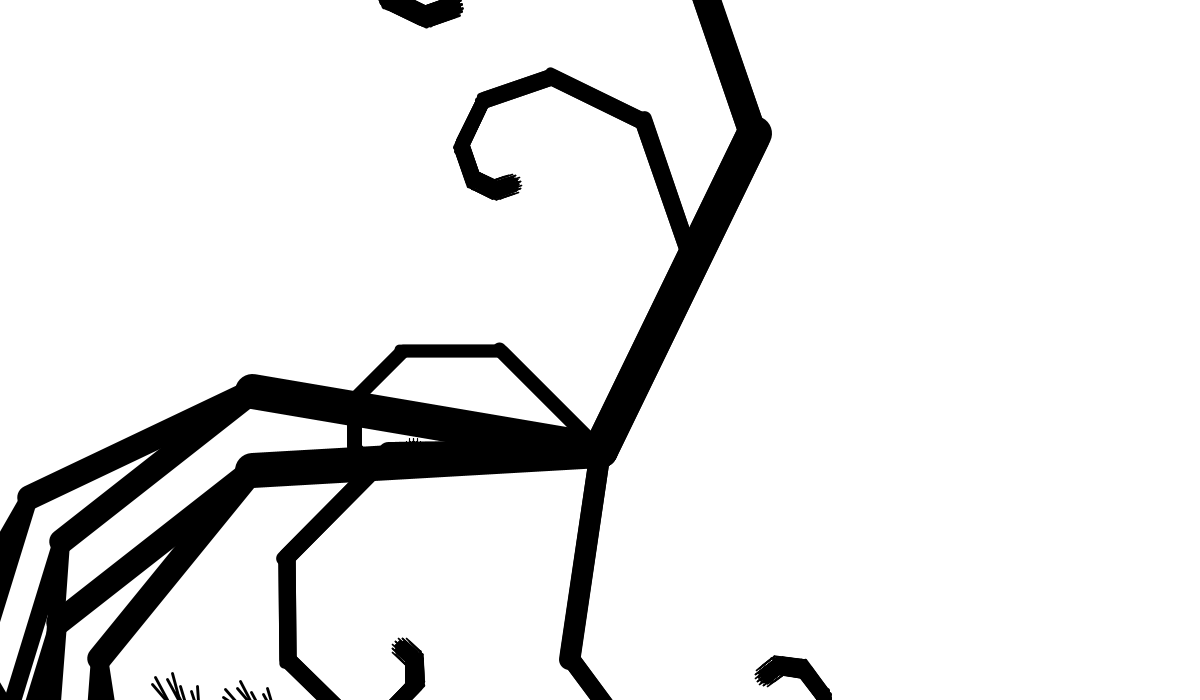
Frame 1 (no input)
Frame 60 (the mouse pressed at the canvas centre just before this capture): identical to frame 1, image omitted
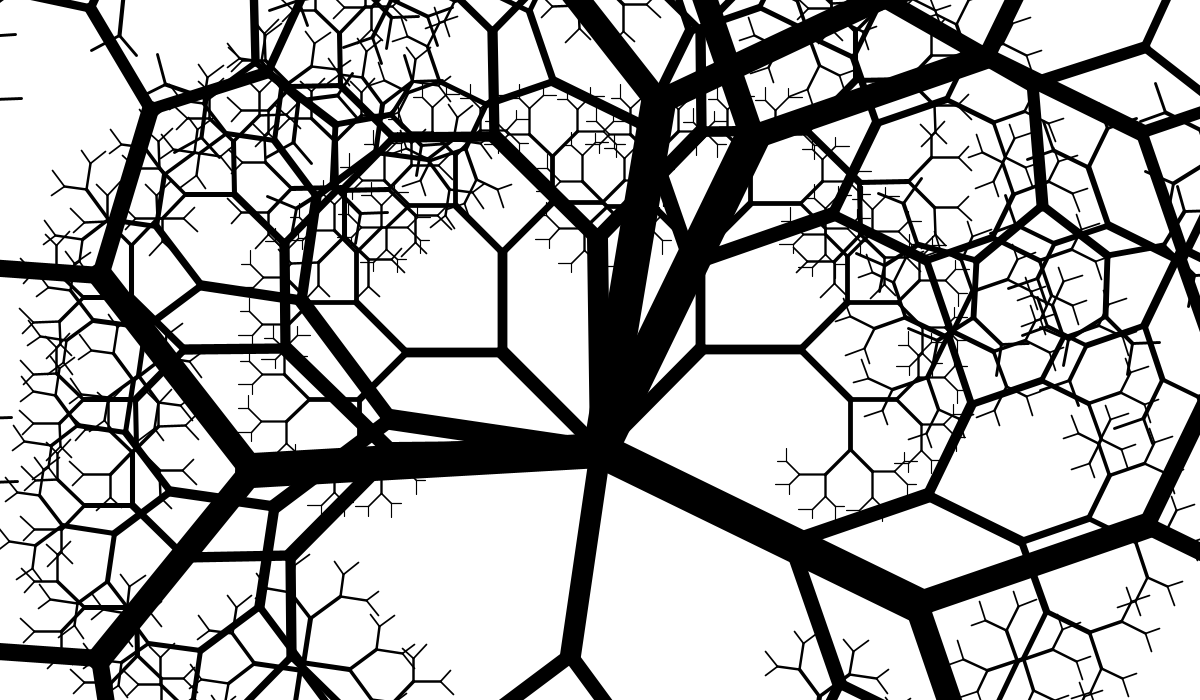
Frame 120 (the mouse held since frame 60 and released just before this capture)

The Processing sketch that drew these frames (run headless with seeded random() and noise(); from frame 60 on, the mouse is pressed at the canvas centre):

// Processing sketch: SimpleLTrees
// ── SimpleLTrees.pde
float proportion=2; 

void setup() {
  size(1200, 700);
}

void draw() {
  background(255);
  translate(width/2, height/2 + 100);
  strokeWeight(10);

    tree(1, 10, 200, proportion, map(mouseY , 0, height, 0, 90), map(mouseX, 0, width, 45, -45));
    rotate(180);
    tree(1, 10, 300, proportion, map(mouseY, 0, height, 0, 90), map(mouseX, 0, width, 45, -45));
    rotate(60);
    //translate(-100, -200);
    tree(1, 10, 500, proportion, map(mouseY , 0, height, 0, 90), map(mouseX , 0, width, 45, -45));
    //translate(100, 200);
     tree(1, 10, 300, proportion, map(mouseY, 0, height, 0, 90), map(mouseX, 0, width, 45, -45));
    //translate(200, -500);
    rotate(-90);
     tree(1, 10, 300, proportion, map(mouseY, 0, height, 0, 90), map(mouseX, 0, width, 45, -45));
     //rotate(-90);
     tree(1, 10, 500, proportion, map(mouseY + 50, 0, height, 0, 90), map(mouseX + 50, 0, width, 45, -45));
     //translate(width/2, 0);
     // tree(1, 10, 500, proportion, map(mouseY + 500, 0, height, 0, 90), map(mouseX + 50, 0, width, 45, -45));
    }

void mouseDragged(){
    proportion += float(mouseY - pmouseY)*0.1;
}
// ── tree.pde

void tree(int level, int max, float scale, float proportion, float angle, float deviation){
  level+=1;
  scale *= .7;

  if(level<max){
  strokeWeight(scale / 10);
   pushMatrix();
   L(angle + deviation);
   F(scale - proportion);
   tree(level, max, scale, proportion, angle, deviation);
   popMatrix();

  strokeWeight(scale/10);
   
   pushMatrix();
   R(angle - deviation);
   F(scale + proportion);
   tree(level, max, scale, proportion, angle, deviation);
   popMatrix();
  }
}

void F(float length){
  line(0,0, 0, -length);
  translate(0, -length);
}

void L(float angle){
  rotate(radians(-angle));
}

void R(float angle){
  rotate(radians(angle));
}
